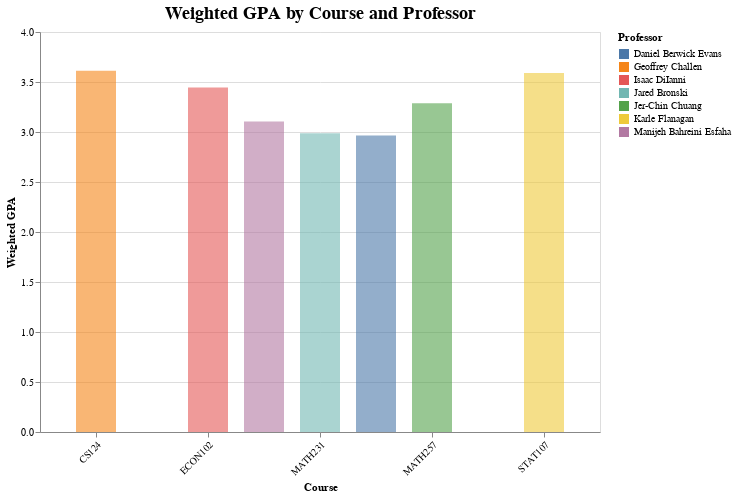

The cell this chart's notebook holds for it:
### Code cell
make_grouped_bar_chart(df)

### Figure 1 — Vega-Lite specification as saved in the notebook (floating-point values rounded to 4 significant figures)
{"config": {"view": {"continuousWidth": 300, "continuousHeight": 300}, "title": {"anchor": "middle", "fontSize": 18}}, "data": {"name": "data-dae10387be2e44b7eebd7fb6b0f926c1"}, "mark": {"type": "bar", "size": 40}, "encoding": {"color": {"field": "primary_instructor", "title": "Professor", "type": "nominal"}, "opacity": {"condition": {"param": "param_44", "value": 1.0, "empty": false}, "value": 0.6}, "tooltip": [{"field": "course_code", "title": "Course", "type": "nominal"}, {"field": "primary_instructor", "title": "Professor", "type": "nominal"}, {"field": "weighted_gpa", "format": ".2f", "title": "Weighted GPA", "type": "quantitative"}], "x": {"axis": {"labelAngle": -45, "title": "Course"}, "field": "course_code", "scale": {"padding": 0}, "sort": null, "type": "ordinal"}, "xOffset": {"field": "x_offset", "type": "quantitative"}, "y": {"axis": {"title": "Weighted GPA"}, "field": "weighted_gpa", "type": "quantitative"}}, "height": 400, "params": [{"name": "param_44", "select": {"type": "point", "nearest": true, "on": "mouseover"}}], "title": "Weighted GPA by Course and Professor", "width": 560, "$schema": "https://vega.github.io/schema/vega-lite/v5.20.1.json", "datasets": {"data-dae10387be2e44b7eebd7fb6b0f926c1": [{"primary_instructor": "Geoffrey Challen", "rating": 3.3, "level_of_difficulty": 3.7, "would_take_again": 0.6, "total_ratings": 173, "course_title": "Intro to Computer Science I", "simple_gpa": 3.564, "total_grade_points": 23870.0, "total_students": 6608.0, "weighted_gpa": 3.612, "course_code": "CS124", "instr_idx": 0.0, "group_size": 1.0, "x_offset": 0.0}, {"primary_instructor": "Isaac DiIanni", "rating": 4.4, "level_of_difficulty": 2.6, "would_take_again": 0.83, "total_ratings": 156, "course_title": "Microeconomic Principles", "simple_gpa": 3.217, "total_grade_points": 15920.0, "total_students": 4623.0, "weighted_gpa": 3.445, "course_code": "ECON102", "instr_idx": 0.0, "group_size": 1.0, "x_offset": 0.0}, {"primary_instructor": "Bryan Buckley", "rating": 3.8, "level_of_difficulty": 2.9, "would_take_again": 0.67, "total_ratings": 94, "course_title": null, "simple_gpa": null, "total_grade_points": null, "total_students": null, "weighted_gpa": null, "course_code": null, "instr_idx": null, "group_size": null, "x_offset": null}, {"primary_instructor": "Manijeh Bahreini Esfaha", "rating": 3.9, "level_of_difficulty": 2.9, "would_take_again": 0.78, "total_ratings": 49, "course_title": "Calculus II", "simple_gpa": 3.096, "total_grade_points": 11040.0, "total_students": 3556.0, "weighted_gpa": 3.106, "course_code": "MATH231", "instr_idx": 0.0, "group_size": 3.0, "x_offset": -40.0}, {"primary_instructor": "April Hoffmeister", "rating": 4.9, "level_of_difficulty": 2.9, "would_take_again": 0.99, "total_ratings": 65, "course_title": null, "simple_gpa": null, "total_grade_points": null, "total_students": null, "weighted_gpa": null, "course_code": null, "instr_idx": null, "group_size": null, "x_offset": null}, {"primary_instructor": "Jared Bronski", "rating": 4.5, "level_of_difficulty": 2.8, "would_take_again": 1.0, "total_ratings": 79, "course_title": "Calculus II", "simple_gpa": 2.994, "total_grade_points": 9527.0, "total_students": 3190.0, "weighted_gpa": 2.987, "course_code": "MATH231", "instr_idx": 1.0, "group_size": 3.0, "x_offset": 0.0}, {"primary_instructor": "Jer-Chin Chuang", "rating": 2.3, "level_of_difficulty": 4.3, "would_take_again": 0.3, "total_ratings": 68, "course_title": "Linear Algebra w Computat Appl", "simple_gpa": 3.283, "total_grade_points": 15060.0, "total_students": 4579.0, "weighted_gpa": 3.289, "course_code": "MATH257", "instr_idx": 0.0, "group_size": 1.0, "x_offset": 0.0}, {"primary_instructor": "Daniel Berwick Evans", "rating": 4.1, "level_of_difficulty": 3.6, "would_take_again": 0.8, "total_ratings": 15, "course_title": "Calculus II", "simple_gpa": 2.965, "total_grade_points": 2844.0, "total_students": 959.0, "weighted_gpa": 2.965, "course_code": "MATH231", "instr_idx": 2.0, "group_size": 3.0, "x_offset": 40.0}, {"primary_instructor": "Wade Fagen-Ulmschneider", "rating": 4.6, "level_of_difficulty": 2.6, "would_take_again": 0.92, "total_ratings": 64, "course_title": null, "simple_gpa": null, "total_grade_points": null, "total_students": null, "weighted_gpa": null, "course_code": null, "instr_idx": null, "group_size": null, "x_offset": null}, {"primary_instructor": "Karle Flanagan", "rating": 4.9, "level_of_difficulty": 1.9, "would_take_again": 0.97, "total_ratings": 252, "course_title": "Data Science Discovery", "simple_gpa": 3.572, "total_grade_points": 15600.0, "total_students": 4345.0, "weighted_gpa": 3.59, "course_code": "STAT107", "instr_idx": 0.0, "group_size": 1.0, "x_offset": 0.0}]}}
